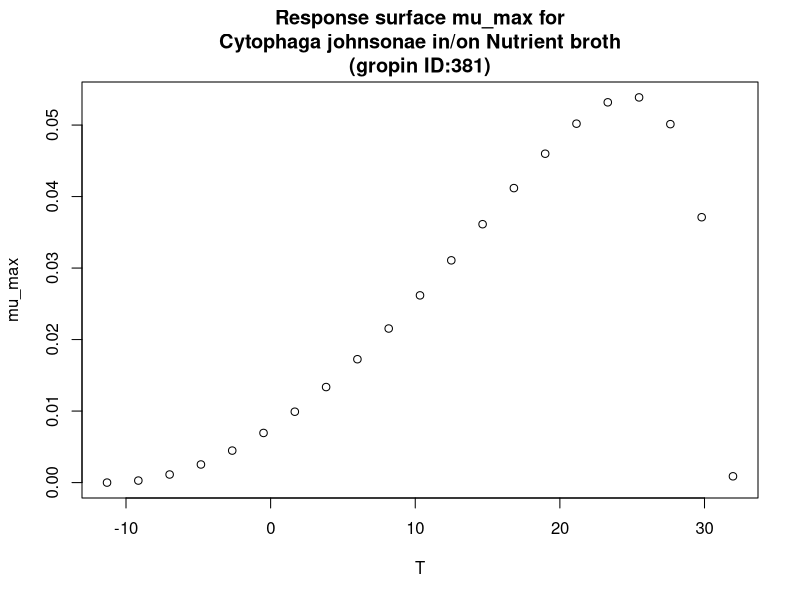

Write the R code that produced this figure.
#############################
# start of Parameter script
#############################
T <- seq(-11.3113,31.968031968032,length.out=21)
#############################
# end of Parameter script
#############################
############################# 
# start of Model script Gropin ID 381 
#############################
 
# constant coefficients for this model
 
variables <- data.frame(T)
argumentsPar <- expand.grid(variables)
 
# heart of the model
response_surface <- function(T) {
   mumax <-(5.4*(10^-2)*(T-32)*((T+11.3)^2))/((24.9+11.3)*((24.9+11.3)*(T-24.9)-(24.9-32)*(24.9-11.3-2*T)))

return(mumax=mumax)
} 

# output parameters
mumax <- cbind(argumentsPar,response_surface(argumentsPar['T']))
colnames(mumax) <- c(colnames(argumentsPar),'mumax')
#############################
# End of Model script
#############################
############################# 
# start of Visualisation script Gropin ID 381 
#############################
plot(T,mumax$mumax,
                          xlab='T',
                          ylab='mu_max',main='Response surface mu_max for
Cytophaga johnsonae in/on Nutrient broth
(gropin ID:381)')
#############################
# End of Visualisation script
#############################
